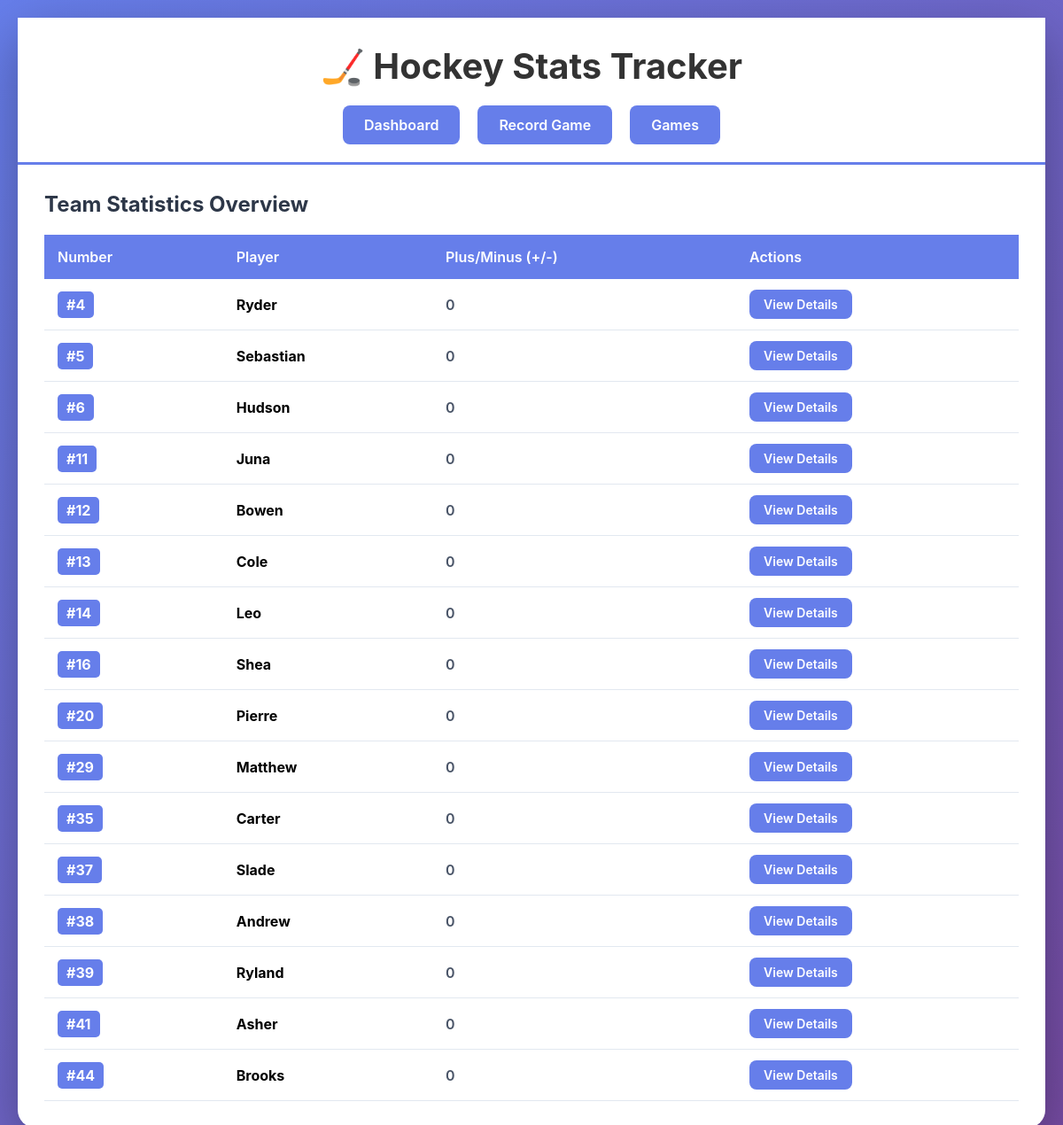
Before: / with the older database file.
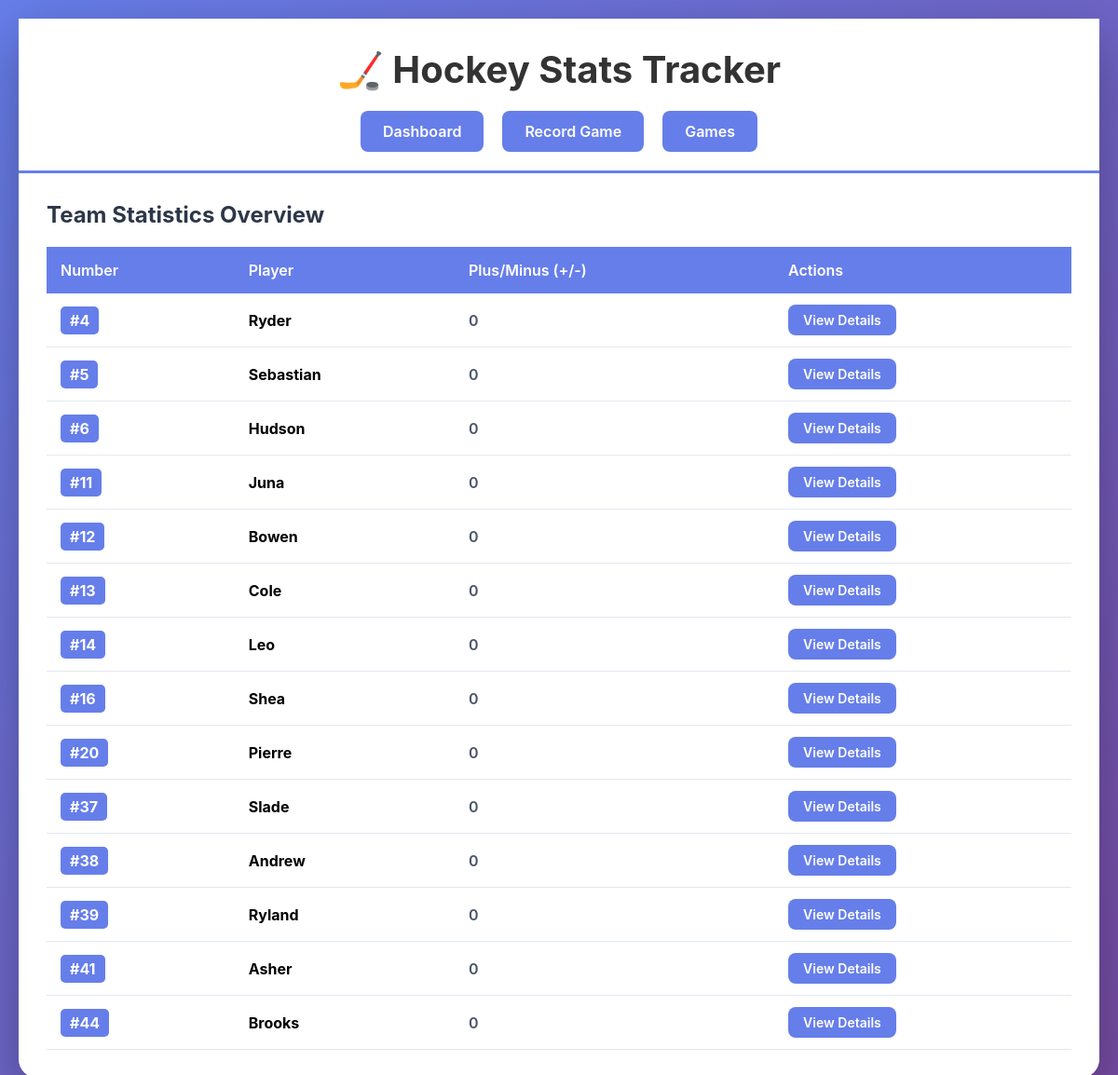
After: the same page with the newer database file.
### app.py (models this page shows)
class Player(db.Model):
    id = db.Column(db.Integer, primary_key=True)
    number = db.Column(db.Integer, unique=True, nullable=False)
    name = db.Column(db.String(100), nullable=False)
    stats = db.relationship('GameStat', backref='player', lazy=True, cascade='all, delete-orphan')
    def get_total_stats(self):
        total_plus_minus = sum(stat.plus_minus for stat in self.stats)
        total_blocked_shots = sum(stat.blocked_shots for stat in self.stats)
        total_takeaways = sum(stat.takeaways for stat in self.stats)
        total_shots_taken = sum(stat.shots_taken for stat in self.stats)
        games_played = len(self.stats)
        return {
            'plus_minus': total_plus_minus,
            'blocked_shots': total_blocked_shots,
            'takeaways': total_takeaways,
            'shots_taken': total_shots_taken,
            'games_played': games_played
        }

### app.py (the view)
@app.route('/')
def index():
    players = Player.query.order_by(Player.number).all()
    player_stats = []
    for player in players:
        stats = player.get_total_stats()
        player_stats.append({
            'id': player.id,
            'number': player.number,
            'name': player.name,
            'stats': stats
        })
    return render_template('index.html', players=player_stats)

### templates/index.html (shortened to what this page needs)
{% extends "base.html" %}
{% block extra_style %}
<link rel="stylesheet" href="{{ url_for('static', filename='style.css') }}" media="(max-width: 768px)">
{% endblock %}
{% block content %}
<h2 style="color: #2d3748; margin-bottom: 12px;">Team Statistics Overview</h2>
<table>
    <thead>
        <tr>
            <th>Number</th>
            <th>Player</th>
            <th>Plus/Minus (+/-)</th>
            <th>Actions</th>
        </tr>
    </thead>
    <tbody>
        {% for player in players %}
        <tr>
            <td data-player-name="{{ player.name }}"><span class="player-number">#{{ player.number }}</span></td>
            <td><strong>{{ player.name }}</strong></td>
            <td class="{% if player.stats.plus_minus > 0 %}stat-positive{% elif player.stats.plus_minus < 0 %}stat-negative{% else %}stat-neutral{% endif %}">
                {% if player.stats.plus_minus > 0 %}+{% endif %}{{ player.stats.plus_minus }}
            </td>
            <td>
                <a href="{{ url_for('player_detail', player_id=player.id) }}" class="btn" style="padding: 8px 16px; font-size: 14px;">View Details</a>
            </td>
        </tr>
        {% endfor %}
    </tbody>
</table>
{% endblock %}

### templates/base.html (shortened to what this page needs)
<!DOCTYPE html>
<html lang="en">
<head>
    {% block extra_style %}{% endblock %}
</head>
<body>
    <div class="container">
        <div class="header">
            <h1>🏒 Hockey Stats Tracker</h1>
            <div class="nav">
                <a href="{{ url_for('index') }}">Dashboard</a>
                <a href="{{ url_for('record_game') }}">Record Game</a>
                <a href="{{ url_for('games') }}">Games</a>
            </div>
        </div>
        <div class="main-content">
            {% block content %}{% endblock %}
        </div>
    </div>
</body>
</html>

### static/style.css (style rules this page uses)
* { margin: 0; padding: 0; box-sizing: border-box; }
body { font-family: -apple-system, BlinkMacSystemFont, 'Segoe UI', Roboto, Oxygen, Ubuntu, Cantarell, sans-serif; background: linear-gradient(135deg, #667eea 0%, #764ba2 100%); min-height: 100vh; color: #333; line-height: 1.6; }
.container { max-width: 1400px; margin: 0 auto; padding: 20px; min-height: 100vh; }
.btn { padding: 12px 24px; border: none; border-radius: 8px; cursor: pointer; font-weight: 600; font-family: inherit; transition: all 0.3s cubic-bezier(0.4, 0, 0.2, 1); font-size: 14px; display: inline-flex; align-items: center; justify-content: center; text-decoration: none; user-select: none; position: relative; overflow: hidden; }
.btn::before { content: ''; position: absolute; top: 0; left: -100%; width: 100%; height: 100%; background: linear-gradient(90deg, transparent, rgba(255, 255, 255, 0.3), transparent); transition: left 0.5s; }
.player-number { font-weight: 800; color: #3498db; font-size: 16px; margin-bottom: 2px; }

### templates/base.html (style rules this page uses)
* { margin: 0; padding: 0; box-sizing: border-box; }
body { font-family: -apple-system, BlinkMacSystemFont, 'Segoe UI', Roboto, Oxygen, Ubuntu, sans-serif; background: linear-gradient(135deg, #667eea 0%, #764ba2 100%); min-height: 100vh; margin: 0; padding: 0; }
.container { max-width: 1200px; margin: 0 auto; background: white; min-height: 100vh; }
.header { background: white; padding: 12px 16px; border-bottom: 1px solid #e2e8f0; position: sticky; top: 0; z-index: 100; }
h1 { color: #333; font-size: 1.5em; margin: 0; font-weight: 700; }
.nav { display: flex; gap: 8px; margin-top: 12px; }
.main-content { padding: 20px 16px; }
@media (min-width: 769px) { body { padding: 20px; } }
@media (min-width: 769px) { .container { border-radius: 20px; box-shadow: 0 20px 60px rgba(0,0,0,0.3); } }
@media (min-width: 769px) { .header { text-align: center; margin-bottom: 30px; padding: 30px 30px 20px; border-bottom: 3px solid #667eea; position: static; } }
@media (min-width: 769px) { h1 { font-size: 2.5em; margin-bottom: 10px; } }
@media (min-width: 769px) { .nav { gap: 20px; justify-content: center; margin-top: 20px; } }
@media (min-width: 769px) { .main-content { padding: 0 30px 30px; } }
.nav a, .btn { display: inline-block; padding: 8px 16px; background: #667eea; color: white; text-decoration: none; border-radius: 6px; font-weight: 600; transition: all 0.3s; border: none; cursor: pointer; font-size: 14px; }
@media (min-width: 769px) { .nav a, .btn { padding: 12px 24px; border-radius: 8px; font-size: 16px; } }
table { width: 100%; border-collapse: collapse; margin-top: 20px; }
th { background: #667eea; color: white; padding: 15px; text-align: left; font-weight: 600; }
td { padding: 12px 15px; border-bottom: 1px solid #e2e8f0; }
.stat-neutral { color: #4a5568; font-weight: 600; }
.player-number { display: inline-block; background: #667eea; color: white; padding: 5px 10px; border-radius: 5px; font-weight: bold; margin-right: 10px; }

Changed rows visible on the page:
removed Player: number "29", name "Matthew", stats.plus_minus "0"
removed Player: number "35", name "Carter", stats.plus_minus "0"
